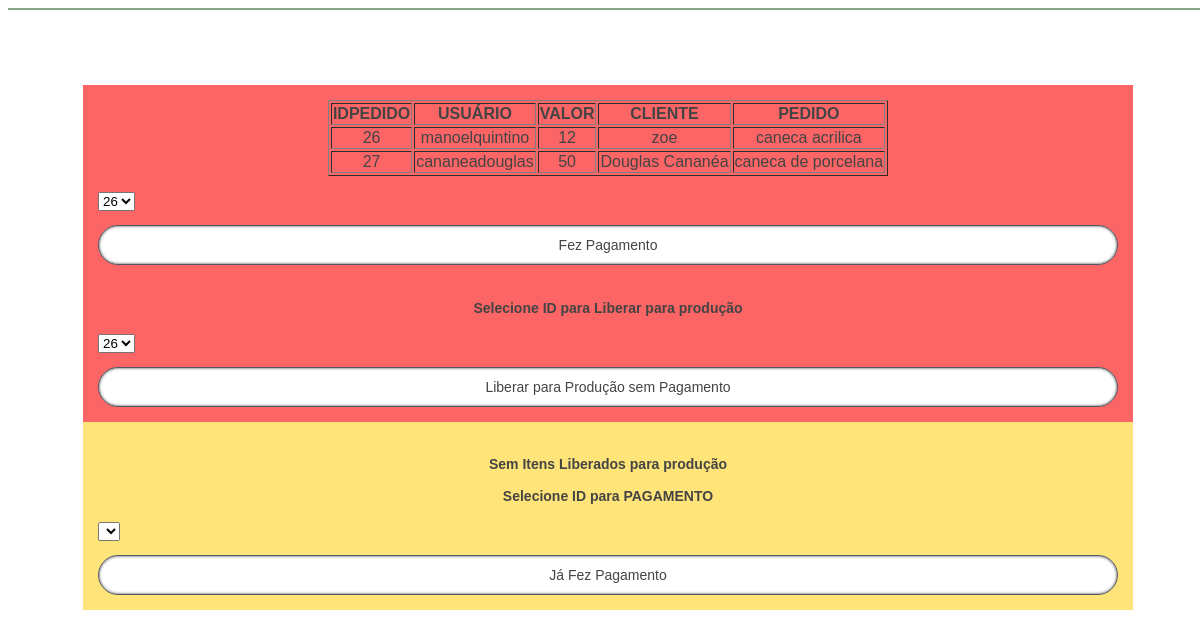
Page /caixa.php on the committed database.
### tables this page shows
CREATE TABLE `pedidos` (
  `idpedido` int(11) NOT NULL,
  `idusuario` int(11) NOT NULL,
  `valorpedido` double NOT NULL,
  `nomecliente` varchar(60) NOT NULL,
  `datapedido` timestamp NOT NULL DEFAULT CURRENT_TIMESTAMP ON UPDATE CURRENT_TIMESTAMP,
  `descricao` varchar(150) NOT NULL,
  `pagamento` varchar(10) NOT NULL,
  `liberadoproducao` varchar(10) NOT NULL,
  `nomearquivo` varchar(160) NOT NULL,
  `concluido` varchar(10) NOT NULL
);

CREATE TABLE `funcionario` (
  `idusuario` int(11) NOT NULL,
  `nome` varchar(50) NOT NULL,
  `usuario` varchar(30) NOT NULL
);

### caixa.php (the view, shortened to what this page needs)
<?php
include ('conecta_banco.php');
?>
<!DOCTYPE html>
<html>
<head>
	<link rel="stylesheet" type="text/css" href="css/default.css" media="all" />
	<link rel="stylesheet" href="css/navegação_fixa.css" type="text/css" />
</head>
<body onload="initialize()">
	<div id="pagewidth">
		<header id="header">
		</header>
		<article class="inicio">
<div class="vemelha">
<form method="post" action="manda.php" />
<?php
$sql = "SELECT idpedido, f.usuario, valorpedido, nomecliente, descricao
		FROM pedidos p JOIN funcionario f USING (idusuario) WHERE pagamento = '' and liberadoproducao = ''  ORDER BY 1";
$resultado = mysqli_query($conexao, $sql);
$sql2 = mysqli_query($conexao, "SELECT idpedido, f.usuario, valorpedido, nomecliente, descricao
		FROM pedidos p JOIN funcionario f USING (idusuario) WHERE pagamento = '' and liberadoproducao = ''  ORDER BY 1 ") or die(mysqli_error());
$row = mysqli_num_rows($sql2);
if($row > 0){
	echo "<table style border='1' align='center'><tr>";
	echo "<th align='center'>IDPEDIDO</th>";
	echo "<th>USUÁRIO</th>";
	echo "<th>VALOR</th>";
	echo "<th>CLIENTE</th>";
	echo "<th>PEDIDO</th>";
	echo "</tr><tr>";
	while($linha = mysqli_fetch_array($resultado)){
	echo "<td align='center'>{$linha['idpedido']}</td>";
	echo "<td align='center'>{$linha['usuario']}</td>";
	echo "<td align='center'>{$linha['valorpedido']}</td>";
	echo "<td align='center'>{$linha['nomecliente']}</td>";
	echo "<td align='center'>{$linha['descricao']}</td></tr>";
}
	echo "</table><br/>";
}else{
	echo "<h4><center>Sem Pedidos no momento<br/><br/>Selecione ID para PAGAMENTO</center></h4>";
}
$sql5 = "SELECT idpedido
		FROM pedidos p JOIN funcionario f USING (idusuario) WHERE pagamento = '' and liberadoproducao = ''  ORDER BY 1 ";
$resultado5 = mysqli_query($conexao, $sql5);
echo "<select type='selected' required='required' value='selecione'  name='idpedido'>";
while($linha5 = mysqli_fetch_array($resultado5)){
echo "<option>{$linha5['idpedido']}</option>";
}
echo " </select></p>";
?>
<input type="submit" value="Fez Pagamento" />
</form><br/>
<form name="form2" method="post" action="manda2.php">
<?php
echo "<h4><center>Selecione ID para Liberar para produção</center></h4>";
$sql6 = "SELECT idpedido, f.usuario, valorpedido, nomecliente, descricao
		FROM pedidos p JOIN funcionario f USING (idusuario) WHERE pagamento = '' and liberadoproducao = ''  ORDER BY 1 ";
$resultado6 = mysqli_query($conexao, $sql6);
echo "<select type='selected' required='required' value='selecione'  name='idpedido'>";
while($linha6 = mysqli_fetch_array($resultado6)){
echo "<option>{$linha6['idpedido']}</option>";
}
echo " </select></p>";
?>
<input type="submit" value="Liberar para Produção sem Pagamento" />
</form>
</div>
<div class="amarelo" >
<form method="post" action="manda.php" />
<?php
$sql1 = "SELECT idpedido, f.usuario, valorpedido, nomecliente, descricao
		FROM pedidos p JOIN funcionario f USING (idusuario) WHERE liberadoproducao = 'Sim' and pagamento = '' ORDER BY 1";
$resultado1 = mysqli_query($conexao, $sql1);
$sql2 = mysqli_query($conexao, "SELECT idpedido, f.usuario, valorpedido, nomecliente, descricao
		FROM pedidos p JOIN funcionario f USING (idusuario) WHERE liberadoproducao = 'Sim' and pagamento = '' ORDER BY 1") or die(mysqli_error());
$row = mysqli_num_rows($sql2);
if($row > 0){
	echo "<table style border='1' align='center'><tr>";
	echo "<th align='center'>IDPEDIDO</th>";
	echo "<th>USUÁRIO</th>";
	echo "<th>VALOR</th>";
	echo "<th>CLIENTE</th>";
	echo "<th>PEDIDO</th>";
	echo "</tr><tr>";
	while($linha1 = mysqli_fetch_array($resultado1)){
	echo "<td align='center'>{$linha1['idpedido']}</td>";
	echo "<td align='center'>{$linha1['usuario']}</td>";
	echo "<td align='center'>{$linha1['valorpedido']}</td>";
	echo "<td align='center'>{$linha1['nomecliente']}</td>";
	echo "<td align='center'>{$linha1['descricao']}</td></tr>";
}
	echo "</table><br/>";
}else{
	echo "<h4><center>Sem Itens Liberados para produção<br/><br/>Selecione ID para PAGAMENTO</center></h4>";
}
echo "<select type='selected' required='required' value='selecione'  name='idpedido'>";
echo " </select></p>";
?>
<input type="submit" value="Já Fez Pagamento" />
</div><br/><br/>
		</article>
	</div>
</body>
</html>

### css/default.css (style rules this page uses)
@media all { body { font:14px Arial, Helvetica, sans-serif; top: 300px; background:Write; width:100%; color:#444444; } }
@media all { section, header,footer,nav { display:block; } }
@media all { form, fieldset { border:0; padding:0; } }
@media all { .inicio { padding: 75px; } }
@media all { .vemelha { background-color: #FC6565; width: auto; height: auto; padding: 15px; } }
@media all { .amarelo { background-color: #FFE479; width: auto; height: auto; padding: 15px; } }
@media all { form, fieldset { padding:0; margin:0; border:0; } }
@media all { input, textarea { display:block; background:#fff; font:1em/1.214em Arial, Helvetica, sans-serif; color:#444; width:100%; padding:0.75em 1.5em; border:1px solid #505762; margin:0; resize:none; -moz-box-shadow: inset 0 0px 3px rgba(0,0,0,0.75); -webkit-box-shadow: inset 0 0px 3px rgba(0,0,0,0.75); box-shadow: inset 0 0px 3px rgba(0,0,0,0.75); -webkit-border-radius: 1.5em; -moz-border-radius: 1.5em; border-radius: 1.5em; -webkit-box-sizing: border-box; -moz-box-sizing: border-box; box-sizing: border-box; } }
@media all { #pagewidth { width:100%; } }
@media all { #header { position: fixed; z-index:100; left: 0; top: 0; height:49px; width:100%; overflow:hidden; padding:1.143em 0; background:#ccffcc; -moz-box-shadow: inset 0 0 0 #fff, inset 0 -20px 20px -20px rgba(0,0,0,0.75); -webkit-box-shadow: inset 0 0 0 #fff, inset 0 -20px 20px -20px rgba(0,0,0,0.75); box-shadow: inset 0 0 0 #fff, inset 0 -20px 20px -20px rgba(0,0,0,0.75); } }
@media all
	and (min-device-width: 768px)
	and (max-device-width: 1024px) { #header { padding:2px 0 0; height:0; overflow:hidden; position:static; } }

### rows in the picture
pedidos: idpedido "26", idusuario.usuario "manoelquintino", valorpedido "12", nomecliente "zoe", descricao "caneca acrilica"
pedidos: idpedido "27", idusuario.usuario "cananeadouglas", valorpedido "50", nomecliente "Douglas Cananéa", descricao "caneca de porcelana"

### other values in the picture
form field idpedido "26"
